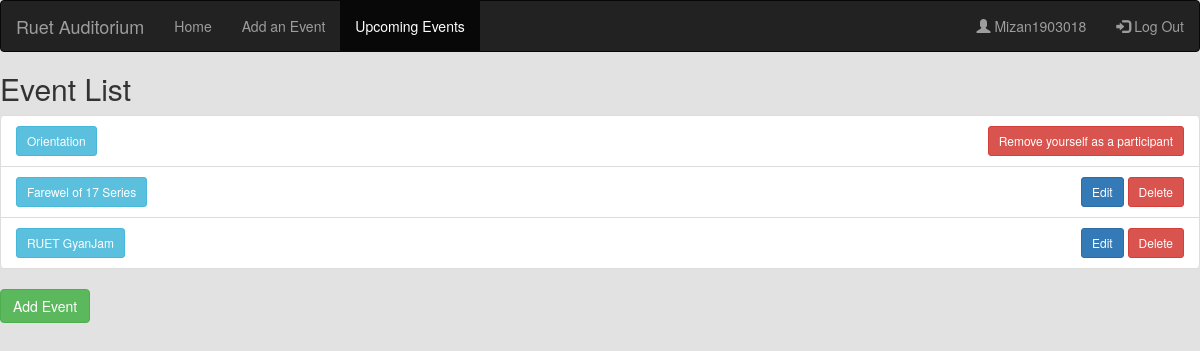
The page /Events/ (signed in) on the database as committed earlier.
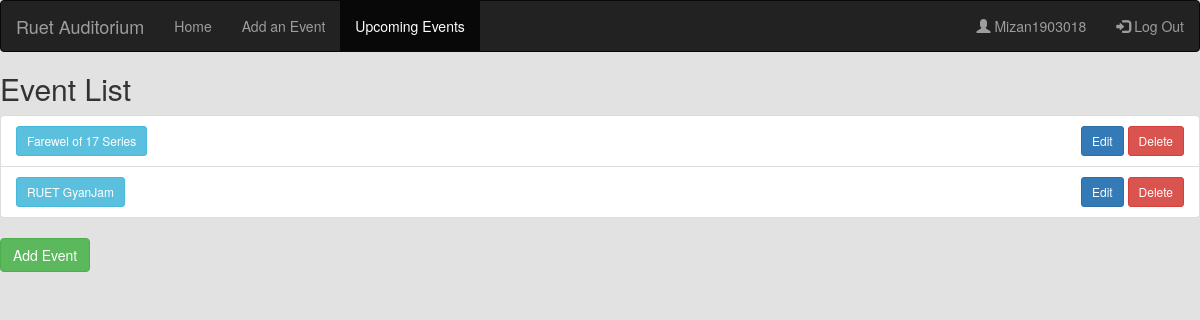
The same page on the database as committed later.
### HOME/models.py (models this page shows, shortened)
class Event(models.Model):
    name = models.CharField(max_length=255)
    start_date = models.DateField()
    start_time = models.TimeField()
    end_time = models.TimeField()
    host = models.ForeignKey(User, on_delete=models.CASCADE, related_name='hosted_events')
    description = models.TextField()
    participants = models.ManyToManyField(User, blank=True, related_name='events_attending')
    number_of_seats = models.PositiveIntegerField(default=1200)  # Add this field

### HOME/views.py (the view)
# urls.py: path('Events/', views.event_list, name = 'Event_List'),
def event_list(request):
    if not request.user.is_authenticated:
        messages.error(request, 'You need to log in first')
        return redirect('home')
    current_datetime = timezone.now()
    events = Event.objects.filter(start_date__gte=current_datetime.date())
    print(current_datetime.date())
    return render(request, 'event_list.html', {'events': events})

### HOME/templates/event_list.html (shortened to what this page needs)
{% extends 'base.html' %}
{% block event_active %}active{% endblock event_active %}
{% block body %}
  <h2>Event List</h2>
  <ul class="list-group">
    {% for event in events %}
      <li class="list-group-item">
        <div class="row">
          <div class="col-md-6">
            <a href="{% url 'event_detail' event.id %}" class="btn btn-info btn-sm">{{ event.name }}</a>
          </div>
          <div class="col-md-6 text-right">
            {% if user == event.host %}
              <a href="{% url 'update_event' event.id %}" class="btn btn-primary btn-sm">Edit</a>
              <a href="{% url 'delete_event' event.id %}" class="btn btn-danger btn-sm ml-2">Delete</a>
            {% elif user in event.participants.all %}
              <form method="post" action="{% url 'remove_participant' event.id user.id %}" style="display: inline;">
                <button type="submit" class="btn btn-danger btn-sm">Remove yourself as a participant</button>
              </form>
            {% else %}
              <form method="post" action="{% url 'add_participant' event.id %}" style="display: inline;">
                {% csrf_token %}
                <button type="submit" class="btn btn-success btn-sm">Join Event</button>
              </form>
            {% endif %}
          </div>
        </div>
      </li>
    {% empty %}
      <li class="list-group-item">No events found.</li>
    {% endfor %}
  </ul>
  <a href="{% url 'AddEvent' %}" class="btn btn-success mt-3">Add Event</a>
{% endblock %}

Rows that differ between the two databases and show on the page:
removed Event: name "Orientation", shows "Remove yourself as a participant"
